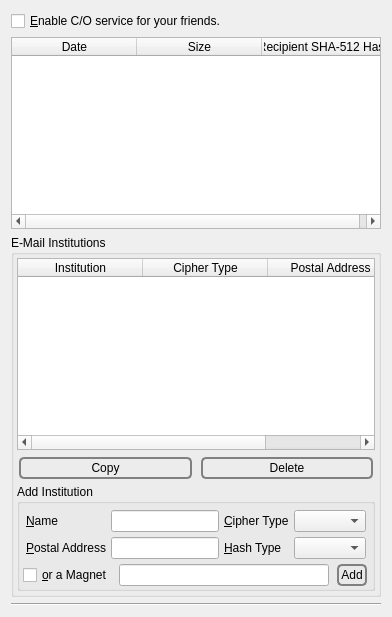
             <widget class="QWidget" name="tab_6">
              <attribute name="icon">
               <iconset resource="../Icons/icons.qrc">
                <normaloff>:/Logo/goldbug.png</normaloff>:/Logo/goldbug.png</iconset>
              </attribute>
              <attribute name="title">
               <string>Set &amp;C/O</string>
              </attribute>
              <layout class="QVBoxLayout" name="verticalLayout_25">
               <item>
                <widget class="QCheckBox" name="postofficeCheckBox">
                 <property name="toolTip">
                  <string>&lt;html&gt;&lt;head/&gt;&lt;body&gt;&lt;p&gt;When enabling C/O service, you create a post office for your friends.&lt;/p&gt;&lt;p&gt;Two methods exist: define a common neighbor (e.g. Gretel and Hansel connect to a common server as a node and all three have e-mail keys shared), then the server stores the e-mails even if either Gretel or Hansel is offline.&lt;/p&gt;&lt;p&gt;Second, advanced method: create an institution and add the e-mail key of a friend to your node. In case your friend adds the magnet link for your institution as well to their node, your institution will save all emails for them (as well from senders to them).&lt;/p&gt;&lt;p&gt;The institution will work as an e-mail server for all those who send their email keys to the institution and add the institutional magnet URI to their own client.&lt;/p&gt;&lt;p&gt;For test purposes one can use as institution e.g. the name &amp;quot;GBmail&amp;quot; and for the address &amp;quot;dotcom&amp;quot;:&lt;/p&gt;&lt;p&gt;magnet:?in=GBmail&amp;amp;ct=aes256&amp;amp;pa=dotcom&amp;amp;ht=sha512&amp;amp;xt=urn:institution&lt;/p&gt;&lt;p&gt;If a friend is doing the same and the institution knows your and your friends e-mail keys, you three are fine. This method does not require direct IP connections between you, your friend, and to the institution within the Echo network; nor must the institution share its e-email keys.&lt;/p&gt;&lt;/body&gt;&lt;/html&gt;</string>
                 </property>
                 <property name="text">
                  <string>&amp;Enable C/O service for your friends.</string>
                 </property>
                </widget>
               </item>
               <item>
                <widget class="QTableWidget" name="postoffice">
                 <property name="alternatingRowColors">
                  <bool>true</bool>
                 </property>
                 <property name="selectionMode">
                  <enum>QAbstractItemView::SingleSelection</enum>
                 </property>
                 <property name="selectionBehavior">
                  <enum>QAbstractItemView::SelectRows</enum>
                 </property>
                 <property name="horizontalScrollMode">
                  <enum>QAbstractItemView::ScrollPerPixel</enum>
                 </property>
                 <property name="sortingEnabled">
                  <bool>true</bool>
                 </property>
                 <attribute name="horizontalHeaderDefaultSectionSize">
                  <number>125</number>
                 </attribute>
                 <attribute name="horizontalHeaderMinimumSectionSize">
                  <number>125</number>
                 </attribute>
                 <attribute name="horizontalHeaderStretchLastSection">
                  <bool>true</bool>
                 </attribute>
                 <column>
                  <property name="text">
                   <string>Date</string>
                  </property>
                 </column>
                 <column>
                  <property name="text">
                   <string>Size</string>
                  </property>
                 </column>
                 <column>
                  <property name="text">
                   <string>Recipient SHA-512 Hash</string>
                  </property>
                 </column>
                </widget>
               </item>
               <item>
                <widget class="QGroupBox" name="groupBox_12">
                 <property name="title">
                  <string>E-Mail Institutions</string>
                 </property>
                 <layout class="QVBoxLayout" name="verticalLayout_59">
                  <property name="spacing">
                   <number>3</number>
                  </property>
                  <property name="margin">
                   <number>3</number>
                  </property>
                  <item>
                   <layout class="QVBoxLayout" name="verticalLayout_60">
                    <property name="spacing">
                     <number>5</number>
                    </property>
                    <item>
                     <widget class="QTableWidget" name="institutions">
                      <property name="alternatingRowColors">
                       <bool>true</bool>
                      </property>
                      <property name="selectionMode">
                       <enum>QAbstractItemView::SingleSelection</enum>
                      </property>
                      <property name="selectionBehavior">
                       <enum>QAbstractItemView::SelectRows</enum>
                      </property>
                      <property name="horizontalScrollMode">
                       <enum>QAbstractItemView::ScrollPerPixel</enum>
                      </property>
                      <property name="sortingEnabled">
                       <bool>true</bool>
                      </property>
                      <attribute name="horizontalHeaderDefaultSectionSize">
                       <number>125</number>
                      </attribute>
                      <attribute name="horizontalHeaderMinimumSectionSize">
                       <number>125</number>
                      </attribute>
                      <attribute name="horizontalHeaderStretchLastSection">
                       <bool>true</bool>
                      </attribute>
                      <column>
                       <property name="text">
                        <string>Institution</string>
                       </property>
                      </column>
                      <column>
                       <property name="text">
                        <string>Cipher Type</string>
                       </property>
                      </column>
                      <column>
                       <property name="text">
                        <string>Postal Address</string>
                       </property>
                      </column>
                      <column>
                       <property name="text">
                        <string>Hash Type</string>
                       </property>
                      </column>
                     </widget>
                    </item>
                    <item>
                     <layout class="QHBoxLayout" name="horizontalLayout_76">
                      <property name="spacing">
                       <number>5</number>
                      </property>
                      <item>
                       <widget class="QPushButton" name="copyInstitution">
                        <property name="styleSheet">
                         <string notr="true">QPushButton {
 border: 2px solid gray;
 background-color: qlineargradient(x1: 0, y1: 0, x2: 0, y2: 1,
                                   stop: 0 #E0E0E0, stop: 1 #FFFFFF);
 border-radius: 5px;
 margin: 2px;
 padding: 2px;
 }



QPushButton:hover { 
background-color: qlineargradient(x1: 0, y1: 0, x2: 0, y2: 1,
                                   stop: 0 rgb(254,229,172), stop: 1 #FFFFFF);
background-position: top center; } 

QPushButton:pressed {
     background-color: darkgrey;
     border-style: inset;
 }</string>
                        </property>
                        <property name="text">
                         <string>Copy</string>
                        </property>
                        <property name="icon">
                         <iconset resource="../Icons/icons.qrc">
                          <normaloff>:/nuvola/copy.png</normaloff>:/nuvola/copy.png</iconset>
                        </property>
                       </widget>
                      </item>
                      <item>
                       <widget class="QPushButton" name="deleteInstitution">
                        <property name="styleSheet">
                         <string notr="true">QPushButton {
 border: 2px solid gray;
 background-color: qlineargradient(x1: 0, y1: 0, x2: 0, y2: 1,
                                   stop: 0 #E0E0E0, stop: 1 #FFFFFF);
 border-radius: 5px;
 margin: 2px;
 padding: 2px;
 }



QPushButton:hover { 
background-color: qlineargradient(x1: 0, y1: 0, x2: 0, y2: 1,
                                   stop: 0 rgb(254,229,172), stop: 1 #FFFFFF);
background-position: top center; } 

QPushButton:pressed {
     background-color: darkgrey;
     border-style: inset;
 }</string>
                        </property>
                        <property name="text">
                         <string>Delete</string>
                        </property>
                        <property name="icon">
                         <iconset resource="../Icons/icons.qrc">
                          <normaloff>:/nuvola/delete.png</normaloff>:/nuvola/delete.png</iconset>
                        </property>
                       </widget>
                      </item>
                     </layout>
                    </item>
                   </layout>
                  </item>
                  <item>
                   <widget class="QGroupBox" name="groupBox_13">
                    <property name="title">
                     <string>Add Institution</string>
                    </property>
                    <layout class="QVBoxLayout" name="verticalLayout_61">
                     <property name="spacing">
                      <number>0</number>
                     </property>
                     <property name="leftMargin">
                      <number>3</number>
                     </property>
                     <property name="topMargin">
                      <number>3</number>
                     </property>
                     <property name="rightMargin">
                      <number>3</number>
                     </property>
                     <property name="bottomMargin">
                      <number>0</number>
                     </property>
                     <item>
                      <widget class="QFrame" name="institutionFrame">
                       <property name="frameShape">
                        <enum>QFrame::NoFrame</enum>
                       </property>
                       <layout class="QVBoxLayout" name="verticalLayout_62">
                        <property name="spacing">
                         <number>3</number>
                        </property>
                        <property name="margin">
                         <number>3</number>
                        </property>
                        <item>
                         <layout class="QGridLayout" name="gridLayout_8">
                          <property name="spacing">
                           <number>5</number>
                          </property>
                          <item row="1" column="3">
                           <widget class="QComboBox" name="institutionPostalAddressType">
                            <property name="styleSheet">
                             <string notr="true">QPushButton {
 border: 2px solid gray;
 background-color: qlineargradient(x1: 0, y1: 0, x2: 0, y2: 1,
                                   stop: 0 #E0E0E0, stop: 1 #FFFFFF);
 border-radius: 5px;
 margin: 2px;
 padding: 2px;
 }



QPushButton:hover { 
background-color: qlineargradient(x1: 0, y1: 0, x2: 0, y2: 1,
                                   stop: 0 rgb(254,229,172), stop: 1 #FFFFFF);
background-position: top center; } 

QPushButton:pressed {
     background-color: darkgrey;
     border-style: inset;
 }</string>
                            </property>
                            <property name="sizeAdjustPolicy">
                             <enum>QComboBox::AdjustToContents</enum>
                            </property>
                           </widget>
                          </item>
                          <item row="0" column="0">
                           <widget class="QLabel" name="label_75">
                            <property name="text">
                             <string>&amp;Name</string>
                            </property>
                            <property name="buddy">
                             <cstring>institutionName</cstring>
                            </property>
                           </widget>
                          </item>
                          <item row="0" column="1">
                           <widget class="QLineEdit" name="institutionName"/>
                          </item>
                          <item row="1" column="0">
                           <widget class="QLabel" name="label_77">
                            <property name="text">
                             <string>&amp;Postal Address</string>
                            </property>
                            <property name="buddy">
                             <cstring>institutionPostalAddress</cstring>
                            </property>
                           </widget>
                          </item>
                          <item row="1" column="1">
                           <widget class="QLineEdit" name="institutionPostalAddress"/>
                          </item>
                          <item row="0" column="3">
                           <widget class="QComboBox" name="institutionNameType">
                            <property name="styleSheet">
                             <string notr="true">QPushButton {
 border: 2px solid gray;
 background-color: qlineargradient(x1: 0, y1: 0, x2: 0, y2: 1,
                                   stop: 0 #E0E0E0, stop: 1 #FFFFFF);
 border-radius: 5px;
 margin: 2px;
 padding: 2px;
 }



QPushButton:hover { 
background-color: qlineargradient(x1: 0, y1: 0, x2: 0, y2: 1,
                                   stop: 0 rgb(254,229,172), stop: 1 #FFFFFF);
background-position: top center; } 

QPushButton:pressed {
     background-color: darkgrey;
     border-style: inset;
 }</string>
                            </property>
                            <property name="sizeAdjustPolicy">
                             <enum>QComboBox::AdjustToContents</enum>
                            </property>
                           </widget>
                          </item>
                          <item row="0" column="2">
                           <widget class="QLabel" name="label_79">
                            <property name="text">
                             <string>&amp;Cipher Type</string>
                            </property>
                            <property name="buddy">
                             <cstring>institutionNameType</cstring>
                            </property>
                           </widget>
                          </item>
                          <item row="1" column="2">
                           <widget class="QLabel" name="label_80">
                            <property name="text">
                             <string>&amp;Hash Type</string>
                            </property>
                            <property name="buddy">
                             <cstring>institutionPostalAddressType</cstring>
                            </property>
                           </widget>
                          </item>
                         </layout>
                        </item>
                       </layout>
                      </widget>
                     </item>
                     <item>
                      <layout class="QHBoxLayout" name="horizontalLayout_77">
                       <property name="spacing">
                        <number>6</number>
                       </property>
                       <property name="bottomMargin">
                        <number>0</number>
                       </property>
                       <item>
                        <widget class="QCheckBox" name="addInstitutionCheckBox">
                         <property name="text">
                          <string>&amp;or a Magnet</string>
                         </property>
                        </widget>
                       </item>
                       <item>
                        <widget class="QLineEdit" name="addInstitutionLineEdit"/>
                       </item>
                       <item>
                        <widget class="QPushButton" name="addInstitution">
                         <property name="styleSheet">
                          <string notr="true">QPushButton {
 border: 2px solid gray;
 background-color: qlineargradient(x1: 0, y1: 0, x2: 0, y2: 1,
                                   stop: 0 #E0E0E0, stop: 1 #FFFFFF);
 border-radius: 5px;
 margin: 2px;
 padding: 2px;
 }



QPushButton:hover { 
background-color: qlineargradient(x1: 0, y1: 0, x2: 0, y2: 1,
                                   stop: 0 rgb(254,229,172), stop: 1 #FFFFFF);
background-position: top center; } 

QPushButton:pressed {
     background-color: darkgrey;
     border-style: inset;
 }</string>
                         </property>
                         <property name="text">
                          <string>Add</string>
                         </property>
                         <property name="icon">
                          <iconset resource="../Icons/icons.qrc">
                           <normaloff>:/nuvola/add.png</normaloff>:/nuvola/add.png</iconset>
                         </property>
                        </widget>
                       </item>
                      </layout>
                     </item>
                    </layout>
                   </widget>
                  </item>
                 </layout>
                </widget>
               </item>
               <item>
                <widget class="Line" name="line_15">
                 <property name="orientation">
                  <enum>Qt::Horizontal</enum>
                 </property>
                </widget>
               </item>
              </layout>
             </widget>
